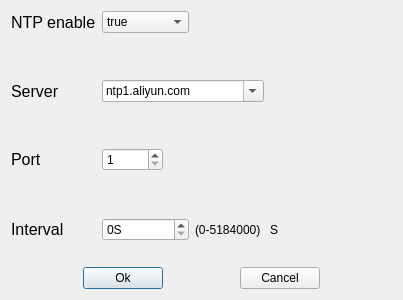
<?xml version="1.0" encoding="UTF-8"?>
<ui version="4.0">
 <class>NTPSettingDialog</class>
 <widget class="QDialog" name="NTPSettingDialog">
  <property name="geometry">
   <rect>
    <x>0</x>
    <y>0</y>
    <width>403</width>
    <height>300</height>
   </rect>
  </property>
  <property name="windowTitle">
   <string>NTP Setting</string>
  </property>
  <layout class="QGridLayout" name="gridLayout">
   <item row="0" column="0">
    <widget class="QLabel" name="label">
     <property name="font">
      <font>
       <pointsize>12</pointsize>
      </font>
     </property>
     <property name="text">
      <string>NTP enable</string>
     </property>
    </widget>
   </item>
   <item row="0" column="3" colspan="3">
    <spacer name="horizontalSpacer">
     <property name="orientation">
      <enum>Qt::Horizontal</enum>
     </property>
     <property name="sizeHint" stdset="0">
      <size>
       <width>189</width>
       <height>20</height>
      </size>
     </property>
    </spacer>
   </item>
   <item row="1" column="2">
    <spacer name="verticalSpacer">
     <property name="orientation">
      <enum>Qt::Vertical</enum>
     </property>
     <property name="sizeHint" stdset="0">
      <size>
       <width>20</width>
       <height>22</height>
      </size>
     </property>
    </spacer>
   </item>
   <item row="2" column="0">
    <widget class="QLabel" name="label_2">
     <property name="font">
      <font>
       <pointsize>12</pointsize>
      </font>
     </property>
     <property name="text">
      <string>Server</string>
     </property>
    </widget>
   </item>
   <item row="2" column="1" colspan="3">
    <widget class="QComboBox" name="server_combobox">
     <property name="editable">
      <bool>true</bool>
     </property>
     <property name="currentText">
      <string>ntp1.aliyun.com</string>
     </property>
     <property name="currentIndex">
      <number>0</number>
     </property>
     <item>
      <property name="text">
       <string>ntp1.aliyun.com</string>
      </property>
     </item>
     <item>
      <property name="text">
       <string>ntp2.aliyun.com</string>
      </property>
     </item>
    </widget>
   </item>
   <item row="2" column="4" colspan="2">
    <spacer name="horizontalSpacer_2">
     <property name="orientation">
      <enum>Qt::Horizontal</enum>
     </property>
     <property name="sizeHint" stdset="0">
      <size>
       <width>147</width>
       <height>20</height>
      </size>
     </property>
    </spacer>
   </item>
   <item row="3" column="2">
    <spacer name="verticalSpacer_2">
     <property name="orientation">
      <enum>Qt::Vertical</enum>
     </property>
     <property name="sizeHint" stdset="0">
      <size>
       <width>20</width>
       <height>21</height>
      </size>
     </property>
    </spacer>
   </item>
   <item row="4" column="0">
    <widget class="QLabel" name="label_3">
     <property name="font">
      <font>
       <pointsize>12</pointsize>
      </font>
     </property>
     <property name="text">
      <string>Port</string>
     </property>
    </widget>
   </item>
   <item row="4" column="1">
    <widget class="QSpinBox" name="port_spinbox">
     <property name="minimum">
      <number>1</number>
     </property>
     <property name="maximum">
      <number>65536</number>
     </property>
    </widget>
   </item>
   <item row="4" column="3" colspan="3">
    <spacer name="horizontalSpacer_3">
     <property name="orientation">
      <enum>Qt::Horizontal</enum>
     </property>
     <property name="sizeHint" stdset="0">
      <size>
       <width>189</width>
       <height>20</height>
      </size>
     </property>
    </spacer>
   </item>
   <item row="5" column="2">
    <spacer name="verticalSpacer_3">
     <property name="orientation">
      <enum>Qt::Vertical</enum>
     </property>
     <property name="sizeHint" stdset="0">
      <size>
       <width>20</width>
       <height>22</height>
      </size>
     </property>
    </spacer>
   </item>
   <item row="6" column="0">
    <widget class="QLabel" name="label_4">
     <property name="font">
      <font>
       <pointsize>12</pointsize>
      </font>
     </property>
     <property name="text">
      <string>Interval</string>
     </property>
    </widget>
   </item>
   <item row="6" column="1" colspan="2">
    <widget class="QSpinBox" name="spinBox">
     <property name="suffix">
      <string>S</string>
     </property>
     <property name="minimum">
      <number>0</number>
     </property>
     <property name="maximum">
      <number>5184000</number>
     </property>
    </widget>
   </item>
   <item row="6" column="3">
    <widget class="QLabel" name="label_5">
     <property name="text">
      <string>(0-5184000) </string>
     </property>
    </widget>
   </item>
   <item row="6" column="4">
    <widget class="QLabel" name="label_6">
     <property name="text">
      <string>S</string>
     </property>
    </widget>
   </item>
   <item row="6" column="5">
    <spacer name="horizontalSpacer_4">
     <property name="orientation">
      <enum>Qt::Horizontal</enum>
     </property>
     <property name="sizeHint" stdset="0">
      <size>
       <width>189</width>
       <height>20</height>
      </size>
     </property>
    </spacer>
   </item>
   <item row="8" column="0" colspan="6">
    <layout class="QHBoxLayout" name="horizontalLayout">
     <item>
      <spacer name="horizontalSpacer_5">
       <property name="orientation">
        <enum>Qt::Horizontal</enum>
       </property>
       <property name="sizeHint" stdset="0">
        <size>
         <width>40</width>
         <height>20</height>
        </size>
       </property>
      </spacer>
     </item>
     <item>
      <widget class="QPushButton" name="ok_btn">
       <property name="text">
        <string>Ok</string>
       </property>
      </widget>
     </item>
     <item>
      <spacer name="horizontalSpacer_6">
       <property name="orientation">
        <enum>Qt::Horizontal</enum>
       </property>
       <property name="sizeHint" stdset="0">
        <size>
         <width>40</width>
         <height>20</height>
        </size>
       </property>
      </spacer>
     </item>
     <item>
      <widget class="QPushButton" name="cancel_btn">
       <property name="text">
        <string>Cancel</string>
       </property>
      </widget>
     </item>
     <item>
      <spacer name="horizontalSpacer_7">
       <property name="orientation">
        <enum>Qt::Horizontal</enum>
       </property>
       <property name="sizeHint" stdset="0">
        <size>
         <width>40</width>
         <height>20</height>
        </size>
       </property>
      </spacer>
     </item>
    </layout>
   </item>
   <item row="0" column="1" colspan="2">
    <widget class="QComboBox" name="enable_combobox">
     <item>
      <property name="text">
       <string>true</string>
      </property>
     </item>
     <item>
      <property name="text">
       <string>false</string>
      </property>
     </item>
    </widget>
   </item>
   <item row="7" column="1" colspan="3">
    <widget class="QLabel" name="interval_label">
     <property name="text">
      <string/>
     </property>
    </widget>
   </item>
  </layout>
 </widget>
 <resources/>
 <connections/>
</ui>
